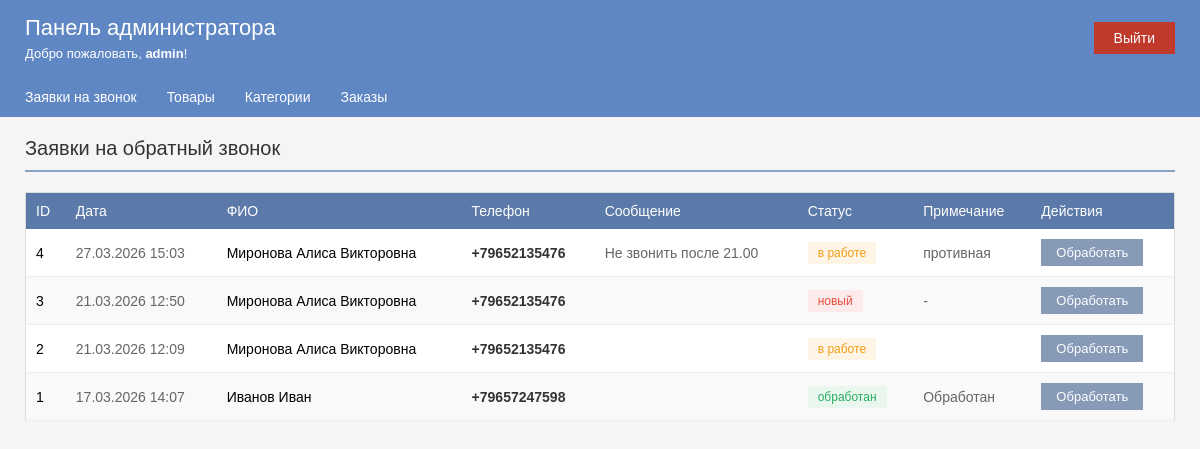
Page /adm/admin_panel.php (signed in) on the committed database.
### tables this page shows
CREATE TABLE `callback_requests` (
  `id` int NOT NULL,
  `user_id` int DEFAULT NULL,
  `name` varchar(100) NOT NULL,
  `phone` varchar(20) NOT NULL,
  `message` text,
  `status` varchar(50) DEFAULT 'новый',
  `note` text,
  `created_at` timestamp NULL DEFAULT CURRENT_TIMESTAMP
);

### adm/admin_panel.php (the view, shortened to what this page needs)
<?php
include '../functions.php';
$adm_id = $_SESSION['adm_id'];
$result = mysqli_query($db, "SELECT * FROM admin WHERE id = '$adm_id'");
$admin = mysqli_fetch_assoc($result);
$callbacks = mysqli_query($db, "SELECT * FROM callback_requests ORDER BY created_at DESC");
include 'top_adm/header.php';
?>
<h2 class="section-title">Заявки на обратный звонок</h2>
<div class="table-container">
    <?php if (!$callbacks || mysqli_num_rows($callbacks) == 0): ?>
        <div class="no-data">
            <p>Нет заявок на звонок</p>
        </div>
    <?php else: ?>
        <table class="admin-table">
             <thead>
                <tr>
                    <th>ID</th>
                    <th>Дата</th>
                    <th>ФИО</th>
                    <th>Телефон</th>
                    <th>Сообщение</th>
                    <th>Статус</th>
                    <th>Примечание</th>
                    <th>Действия</th>
                </tr>
            </thead>
            <tbody>
                <?php while ($row = mysqli_fetch_assoc($callbacks)): ?>
                <tr>
                    <td><?php echo $row['id']; ?></td>
                    <td class="date-cell"><?php echo date('d.m.Y H:i', strtotime($row['created_at'])); ?></td>
                    <td><?php echo htmlspecialchars($row['name'] ?? '-'); ?></td>
                    <td class="phone-cell"><?php echo htmlspecialchars($row['phone']); ?></td>
                    <td class="message-cell"><?php echo htmlspecialchars($row['message'] ?? '-'); ?></td>
                    <td>
                        <?php
                        $status = $row['status'] ?? 'новый';
                        $statusClass = str_replace(' ', '_', $status);
                        ?>
                        <span class="status-<?php echo $statusClass; ?>"><?php echo $status; ?></span>
                    </td>
                    <td class="message-cell"><?php echo htmlspecialchars($row['note'] ?? '-'); ?></td>
                    <td>
                        <a href="update_callback.php?id=<?php echo $row['id']; ?>" class="btn-action">Обработать</a>
                    </td>
                </tr>
                <?php endwhile; ?>
            </tbody>
        </table>
    <?php endif; ?>
</div>
</body>
</html>

### adm/top_adm/header.php (shortened to what this page needs)
<?php
$admin_name = isset($admin['name']) ? $admin['name'] : ($_SESSION['adm_login'] ?? 'Администратор');
?>
<!DOCTYPE html>
<html>
<head>
    <link rel="stylesheet" href="style_adm.css">
</head>
<body>
<div class="admin-container">
    <div class="admin-header">
        <div>
            <h1>Панель администратора</h1>
            <p>Добро пожаловать, <strong><?php echo htmlspecialchars($admin_name); ?></strong>!</p>
        </div>
        <a href="admin_logout.php">Выйти</a>
    </div>
    <?php include 'menu_adm.php'; ?>
    <div class="content">

### adm/top_adm/header.php (style rules this page uses)
* { margin:0; padding:0; }
body { background-color: #f5f5f5; font-family: Arial, sans-serif; }
.admin-container { width: 100%; font-family: sans-serif; }
.admin-header { background-color: #5f87c3; color: white; padding: 15px 25px; display: flex; justify-content: space-between; align-items: center; }
.admin-header h1 { margin: 0; font-size: 22px; font-weight: normal; }
.admin-header p { margin: 5px 0 0; font-size: 13px; }
.admin-header a { background-color: #c0392b; color: white; padding: 8px 20px; text-decoration: none; font-size: 14px; }
.content { padding: 20px 25px; }
.section-title { color: #333; margin-bottom: 20px; font-size: 20px; font-weight: normal; border-bottom: 2px solid #8ca3c7; padding-bottom: 10px; }
.admin-table { width: 100%; border-collapse: collapse; background-color: white; border: 1px solid #ddd; }
.admin-table th { background-color: #5b7aa9; color: white; padding: 10px; text-align: left; font-weight: normal; font-size: 14px; }
.admin-table td { padding: 10px; border-bottom: 1px solid #eee; font-size: 14px; }
.admin-table tr:nth-child(even) { background-color: #f9f9f9; }
.status-новый, .status-Новый { color: #e74c3c; background-color: #fdeaea; padding: 4px 10px; display: inline-block; font-size: 12px; }
.status-в_работе { color: #f39c12; background-color: #fef5e7; padding: 4px 10px; display: inline-block; font-size: 12px; }
.status-обработан, .status-Подтвержден { color: #27ae60; background-color: #e9f7ef; padding: 4px 10px; display: inline-block; font-size: 12px; }
.btn-action { display: inline-block; padding: 6px 15px; background-color: #879bb8; color: white; text-decoration: none; font-size: 13px; border: none; cursor: pointer; }
.date-cell { color: #666; font-size: 13px; }
.phone-cell { font-weight: bold; color: #333; }
.message-cell { max-width: 200px; white-space: nowrap; overflow: hidden; text-overflow: ellipsis; color: #666; }
.table-container { padding: 0; }

### rows in the picture
callback_requests: id "4", created_at "27.03.2026 15:03", name "Миронова Алиса Викторовна", phone "+79652135476", message "Не звонить после 21.00", status "в работе", note "противная"
callback_requests: id "3", created_at "21.03.2026 12:50", name "Миронова Алиса Викторовна", phone "+79652135476", status "новый", note "-"
callback_requests: id "2", created_at "21.03.2026 12:09", name "Миронова Алиса Викторовна", phone "+79652135476", status "в работе"
callback_requests: id "1", created_at "17.03.2026 14:07", name "Иванов Иван", phone "+79657247598", status "обработан", note "Обработан"

### other values in the picture
$admin_name "admin"
